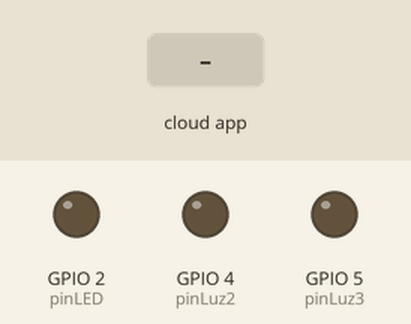
Recording of a sketch running on a simulated ESP32. Shown: output pins drawn as LEDs (lit = HIGH). The inputs (shaded band) are chosen by the test bench. WiFi joins after 1.5 s; servers stay silent unless stated; not simulated (calls return 0 or success): secret.h; what the sketch prints to the serial monitor is not drawn.

Above: at 2.7 s.
2.8 s: the phone or cloud app sets LED.Bancada to 64
At 4.8 s:
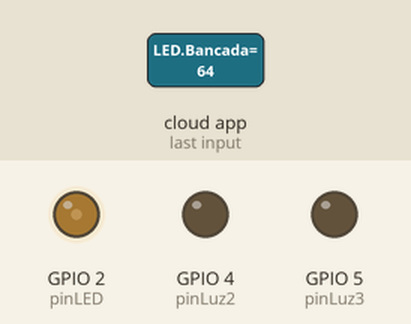
5.8 s: the phone or cloud app sets Luz.Quarto to 64
At 6.1 s:
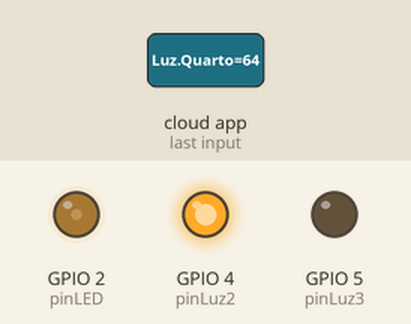
7.3 s: the phone or cloud app sets Luz.Sala to 64
At 8.5 s:
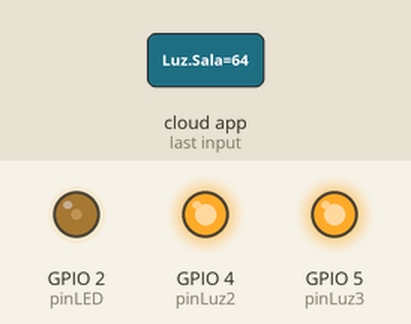
8.8 s: the phone or cloud app sets LED.Bancada to 0
At 11.5 s:
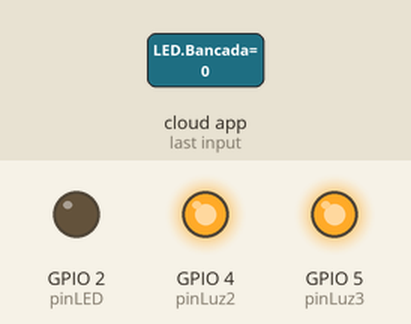
11.8 s: the phone or cloud app sets Luz.Quarto to 0
At 13.0 s:
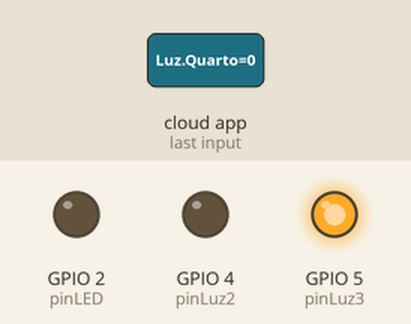
13.3 s: the phone or cloud app sets LED.Bancada to 128
At 17.1 s:
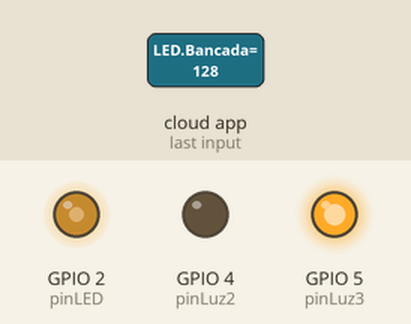
Timing chart, 0 to 17.3 s (numbered marks = the images above; inputs shaded):
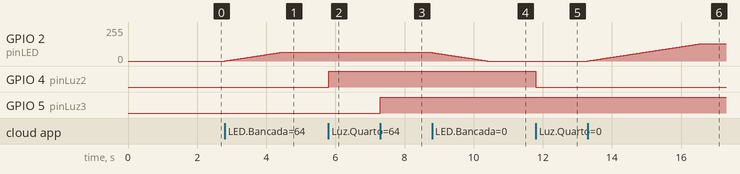

The sketch:

Q0967-Sketch.ino
```cpp
/*
 * This is a basic example on how to use Espalexa and its device declaration methods.
 */
#include "secret.h"

#ifdef ARDUINO_ARCH_ESP32
#include <WiFi.h>
#else
#include <ESP8266WiFi.h>
#endif
#include <Espalexa.h>

#define pinLED 2
#define pinLuz2 4
#define pinLuz3 5

//PWM do ESP32
const int freq = 5000;
const int ledChannel = 0;
const int resolution = 8;

//Controle Dimmer
uint8_t brilhoLED;
uint8_t brilhoLEDTarget;
#define timeChange 25
unsigned long lastChange;

// prototypes
boolean connectWifi();

//callback functions
void firstLightChanged(uint8_t brightness);
void secondLightChanged(uint8_t brightness);
void thirdLightChanged(uint8_t brightness);

// Change this!!
//const char* ssid = "...";
//const char* password = "wifipassword";

boolean wifiConnected = false;

Espalexa espalexa;

EspalexaDevice* device3;  //this is optional

void setup() {
  pinMode(pinLED, OUTPUT);
  pinMode(pinLuz2, OUTPUT);
  pinMode(pinLuz3, OUTPUT);

  //PWM do ESP32
  ledcSetup(ledChannel, freq, resolution);
  ledcAttachPin(pinLED, ledChannel);

  Serial.begin(115200);
  // Initialise wifi connection
  wifiConnected = connectWifi();

  if (wifiConnected) {

    // Define your devices here.
    espalexa.addDevice("LED Bancada", firstLightChanged);       //simplest definition, default state off
    espalexa.addDevice("Luz Quarto", secondLightChanged, 255);  //third parameter is beginning state (here fully on)

    device3 = new EspalexaDevice("Luz Sala", thirdLightChanged);  //you can also create the Device objects yourself like here
    espalexa.addDevice(device3);                                  //and then add them
    device3->setValue(128);                                       //this allows you to e.g. update their state value at any time!

    espalexa.begin();

  } else {
    while (1) {
      Serial.println("Cannot connect to WiFi. Please check data and reset the ESP.");
      delay(2500);
    }
  }
}

void loop() {
  espalexa.loop();

  if (brilhoLEDTarget != brilhoLED) {

    if ((millis() - lastChange) >= timeChange) {

      if (brilhoLED < brilhoLEDTarget) brilhoLED++;
      if (brilhoLED > brilhoLEDTarget) brilhoLED--;

      ledcWrite(ledChannel, brilhoLED);
      lastChange = millis();
    }
  }

  delay(1);
}

//our callback functions
void firstLightChanged(uint8_t brightness) {
  Serial.print("LED Bancada changed to ");

  //do what you need to do here
  brilhoLEDTarget = brightness;

  //EXAMPLE
  if (brightness) {
    Serial.print("ON, brightness ");
    Serial.println(brightness);
  } else {
    Serial.println("OFF");
  }
}

void secondLightChanged(uint8_t brightness) {
  Serial.print("Luz Quarto changed to ");

  //do what you need to do here
  digitalWrite(pinLuz2, brightness);

  //EXAMPLE
  if (brightness) {
    Serial.print("ON, brightness ");
    Serial.println(brightness);
  } else {
    Serial.println("OFF");
  }
}

void thirdLightChanged(uint8_t brightness) {
  Serial.print("Luz Sala changed to ");

  //do what you need to do here
  digitalWrite(pinLuz3, brightness);

  //EXAMPLE
  if (brightness) {
    Serial.print("ON, brightness ");
    Serial.println(brightness);
  } else {
    Serial.println("OFF");
  }
}

// connect to wifi – returns true if successful or false if not
boolean connectWifi() {
  boolean state = true;
  int i = 0;

  WiFi.mode(WIFI_STA);
  WiFi.begin(ssid, password);
  Serial.println("");
  Serial.println("Connecting to WiFi");

  // Wait for connection
  Serial.print("Connecting...");
  while (WiFi.status() != WL_CONNECTED) {
    delay(500);
    Serial.print(".");
    if (i > 20) {
      state = false;
      break;
    }
    i++;
  }
  Serial.println("");
  if (state) {
    Serial.print("Connected to ");
    Serial.println(ssid);
    Serial.print("IP address: ");
    Serial.println(WiFi.localIP());
  } else {
    Serial.println("Connection failed.");
  }
  return state;
}
```

Measured:
- after the input at 2.8 s, GPIO 2 (pinLED): moves from 0/255 to 64/255 over 1.6 s, starting at once
- after the input at 5.8 s, GPIO 4 (pinLuz2): LOW → HIGH at once
- after the input at 7.3 s, GPIO 5 (pinLuz3): LOW → HIGH at once
- after the input at 8.8 s, GPIO 2 (pinLED): moves from 64/255 to 0/255 over 1.6 s, starting at once
- after the input at 11.8 s, GPIO 4 (pinLuz2): HIGH → LOW at once
- after the input at 13.3 s, GPIO 2 (pinLED): moves from 0/255 to 128/255 over 3.2 s, starting at once
